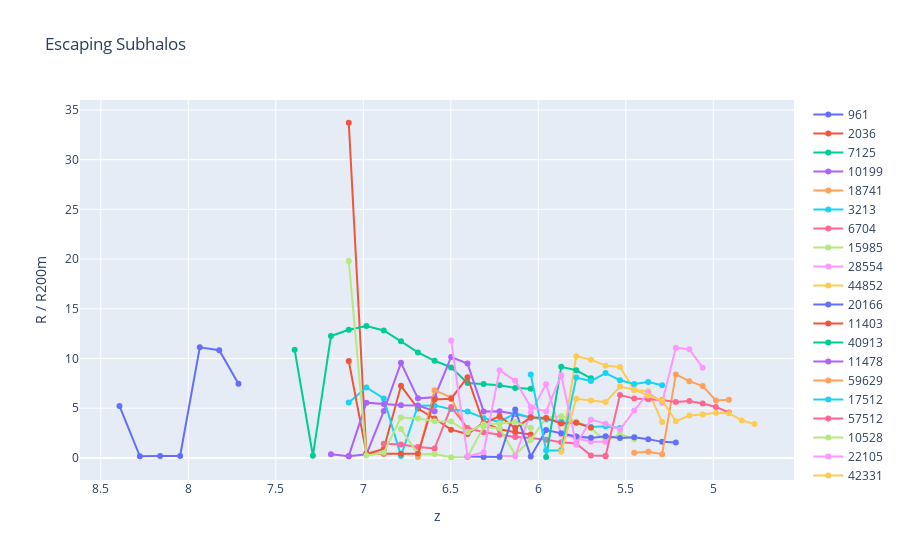

The code cell stored with this chart in its notebook:
### Code cell
esc_tjy = data['res_tjy'][mask]
tcr_idxs = np.arange(len(mask))[mask]


fig = go.Figure()
for i in range(20):
    r = esc_tjy['r'][i]
    hostr = data['hosts']['R200m'][mask][i]
    alive = r > 0
    
    rnorm = r[alive] / hostr[alive]
    
    lndata = {
        'host_radius' : hostr[alive],
        'host_mass' : data['hosts']['M200m'][mask][i, alive],
        'host_idx' : data['hosts']['sparta_idx'][mask][i],
        'host_id' : data['hosts']['id'][mask][i, alive],
        'vr' : esc_tjy['vr'][i, alive],
        'vt' : esc_tjy['vt'][i, alive],
        'tcr_idx' : tcr_idxs[i],
        'tcr_sparta_idx' : data['tcr_halos']['sparta_idx'][mask][i],
        'born_in_halo' : data['res_ifl']['born_in_halo'][mask][i]
    }
    if lndata['host_idx'] == 16:
        print(rnorm)
    hover = np.empty_like(rnorm, dtype=object)
    for j in range(len(rnorm)):
        text = ''
        for k, v in lndata.items():
            text += k + ' :'
            if k == 'host_radius':
                text += '%.2e kpc/h'%v[j]
            elif k == 'host_id':
                text+= '%d'%v[j]
            elif 'mass' in k:
                text += '%.2e SM/h'%v[j]
            elif 'v' in k:
                text += '%.2e kpc/h/Gyr'%v[j]
            elif k == 'host_idx' or k == 'tcr_idx' or k == 'tcr_sparta_idx':
                text += '%d'%v
            elif k == 'born_in_halo':
                if v == 0:
                    text += 'born outside'
                else:
                    text += 'born inside'
            text += '<br>'
        hover[j] = text
    scat = go.Scatter(
        x = data['sim']['snap_z'][alive],
        y = rnorm,
        name = "%d"%esc_tjy['tracer_id'][i],
        hoverinfo='text',
        hovertext=hover,
        mode='lines+markers'
    )
    fig.add_trace(scat)
fig.update_layout(
    title = 'Escaping Subhalos',
    yaxis_title = 'R / R200m',
    xaxis_title = 'z',
    xaxis_autorange = 'reversed'
)
fig.show()
